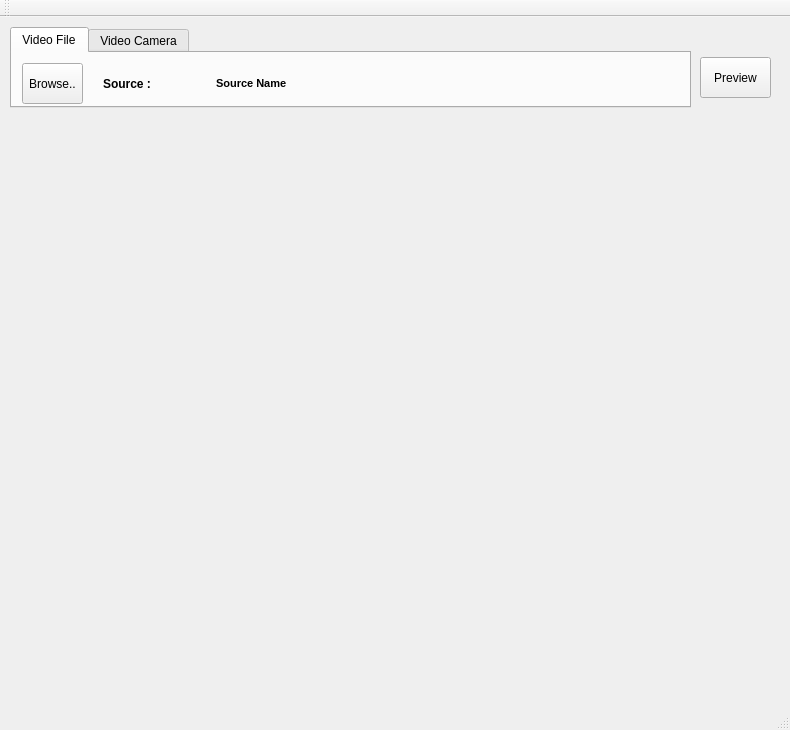
<?xml version="1.0" encoding="UTF-8"?>
<ui version="4.0">
 <class>MainWindow</class>
 <widget class="QMainWindow" name="MainWindow">
  <property name="geometry">
   <rect>
    <x>0</x>
    <y>0</y>
    <width>790</width>
    <height>730</height>
   </rect>
  </property>
  <property name="minimumSize">
   <size>
    <width>790</width>
    <height>730</height>
   </size>
  </property>
  <property name="maximumSize">
   <size>
    <width>790</width>
    <height>730</height>
   </size>
  </property>
  <property name="windowTitle">
   <string>MainWindow</string>
  </property>
  <widget class="QWidget" name="centralWidget">
   <widget class="QTabWidget" name="inputSrcType">
    <property name="enabled">
     <bool>true</bool>
    </property>
    <property name="geometry">
     <rect>
      <x>10</x>
      <y>10</y>
      <width>681</width>
      <height>81</height>
     </rect>
    </property>
    <property name="currentIndex">
     <number>0</number>
    </property>
    <widget class="QWidget" name="inputSrcFile_2">
     <attribute name="title">
      <string>Video File</string>
     </attribute>
     <widget class="QWidget" name="layoutWidget_10">
      <property name="enabled">
       <bool>true</bool>
      </property>
      <property name="geometry">
       <rect>
        <x>80</x>
        <y>10</y>
        <width>241</width>
        <height>41</height>
       </rect>
      </property>
      <layout class="QHBoxLayout" name="horizontalLayout_11">
       <item>
        <widget class="QLabel" name="label_13">
         <property name="enabled">
          <bool>true</bool>
         </property>
         <property name="font">
          <font>
           <weight>75</weight>
           <bold>true</bold>
          </font>
         </property>
         <property name="text">
          <string>Source :</string>
         </property>
        </widget>
       </item>
       <item>
        <widget class="QLabel" name="lbl_srcName">
         <property name="enabled">
          <bool>true</bool>
         </property>
         <property name="font">
          <font>
           <pointsize>8</pointsize>
           <weight>75</weight>
           <bold>true</bold>
          </font>
         </property>
         <property name="text">
          <string>Source Name</string>
         </property>
        </widget>
       </item>
      </layout>
     </widget>
     <widget class="QPushButton" name="browseInput">
      <property name="enabled">
       <bool>true</bool>
      </property>
      <property name="geometry">
       <rect>
        <x>10</x>
        <y>10</y>
        <width>61</width>
        <height>41</height>
       </rect>
      </property>
      <property name="text">
       <string>Browse..</string>
      </property>
     </widget>
     <widget class="QWidget" name="layoutWidget_11">
      <property name="enabled">
       <bool>true</bool>
      </property>
      <property name="geometry">
       <rect>
        <x>330</x>
        <y>30</y>
        <width>331</width>
        <height>21</height>
       </rect>
      </property>
      <layout class="QHBoxLayout" name="horizontalLayout_9">
       <item>
        <widget class="QLabel" name="label_9">
         <property name="enabled">
          <bool>true</bool>
         </property>
         <property name="text">
          <string>Frame rate :</string>
         </property>
        </widget>
       </item>
       <item>
        <widget class="QLabel" name="lbl_srcFrameRate">
         <property name="enabled">
          <bool>true</bool>
         </property>
         <property name="text">
          <string>-</string>
         </property>
        </widget>
       </item>
       <item>
        <widget class="QLabel" name="label_10">
         <property name="enabled">
          <bool>true</bool>
         </property>
         <property name="text">
          <string>Duration :</string>
         </property>
        </widget>
       </item>
       <item>
        <widget class="QLabel" name="lbl_srcDuration">
         <property name="enabled">
          <bool>true</bool>
         </property>
         <property name="text">
          <string>-</string>
         </property>
        </widget>
       </item>
      </layout>
     </widget>
     <widget class="QWidget" name="layoutWidget_6">
      <property name="enabled">
       <bool>true</bool>
      </property>
      <property name="geometry">
       <rect>
        <x>330</x>
        <y>10</y>
        <width>331</width>
        <height>21</height>
       </rect>
      </property>
      <layout class="QHBoxLayout" name="horizontalLayout_10">
       <item>
        <widget class="QLabel" name="label_11">
         <property name="enabled">
          <bool>true</bool>
         </property>
         <property name="text">
          <string>Resolution :</string>
         </property>
        </widget>
       </item>
       <item>
        <widget class="QLabel" name="lbl_srcSize">
         <property name="enabled">
          <bool>true</bool>
         </property>
         <property name="text">
          <string>-</string>
         </property>
        </widget>
       </item>
       <item>
        <widget class="QLabel" name="label_12">
         <property name="enabled">
          <bool>true</bool>
         </property>
         <property name="text">
          <string>Number of Frames :</string>
         </property>
        </widget>
       </item>
       <item>
        <widget class="QLabel" name="lbl_srcCount">
         <property name="enabled">
          <bool>true</bool>
         </property>
         <property name="text">
          <string>-</string>
         </property>
        </widget>
       </item>
      </layout>
     </widget>
    </widget>
    <widget class="QWidget" name="inputSrcCam_2">
     <attribute name="title">
      <string>Video Camera</string>
     </attribute>
     <widget class="QWidget" name="layoutWidget">
      <property name="geometry">
       <rect>
        <x>11</x>
        <y>10</y>
        <width>371</width>
        <height>22</height>
       </rect>
      </property>
      <layout class="QHBoxLayout" name="horizontalLayout">
       <item>
        <widget class="QLabel" name="label_14">
         <property name="text">
          <string>Available Camera devices</string>
         </property>
        </widget>
       </item>
       <item>
        <widget class="QComboBox" name="camListBox"/>
       </item>
      </layout>
     </widget>
     <widget class="QWidget" name="layoutWidget_2">
      <property name="geometry">
       <rect>
        <x>400</x>
        <y>10</y>
        <width>261</width>
        <height>22</height>
       </rect>
      </property>
      <layout class="QHBoxLayout" name="horizontalLayout_2">
       <item>
        <widget class="QLabel" name="label_15">
         <property name="text">
          <string>Supp. resolutions</string>
         </property>
        </widget>
       </item>
       <item>
        <widget class="QComboBox" name="camResBox"/>
       </item>
      </layout>
     </widget>
    </widget>
   </widget>
   <widget class="QWidget" name="toolWidget" native="true">
    <property name="geometry">
     <rect>
      <x>0</x>
      <y>100</y>
      <width>791</width>
      <height>571</height>
     </rect>
    </property>
   </widget>
   <widget class="QPushButton" name="btnPreview">
    <property name="enabled">
     <bool>true</bool>
    </property>
    <property name="geometry">
     <rect>
      <x>700</x>
      <y>40</y>
      <width>71</width>
      <height>41</height>
     </rect>
    </property>
    <property name="text">
     <string>Preview</string>
    </property>
   </widget>
  </widget>
  <widget class="QMenuBar" name="menuBar">
   <property name="geometry">
    <rect>
     <x>0</x>
     <y>0</y>
     <width>790</width>
     <height>21</height>
    </rect>
   </property>
  </widget>
  <widget class="QToolBar" name="mainToolBar">
   <attribute name="toolBarArea">
    <enum>TopToolBarArea</enum>
   </attribute>
   <attribute name="toolBarBreak">
    <bool>false</bool>
   </attribute>
  </widget>
  <widget class="QStatusBar" name="statusBar"/>
 </widget>
 <layoutdefault spacing="6" margin="11"/>
 <resources/>
 <connections/>
</ui>
